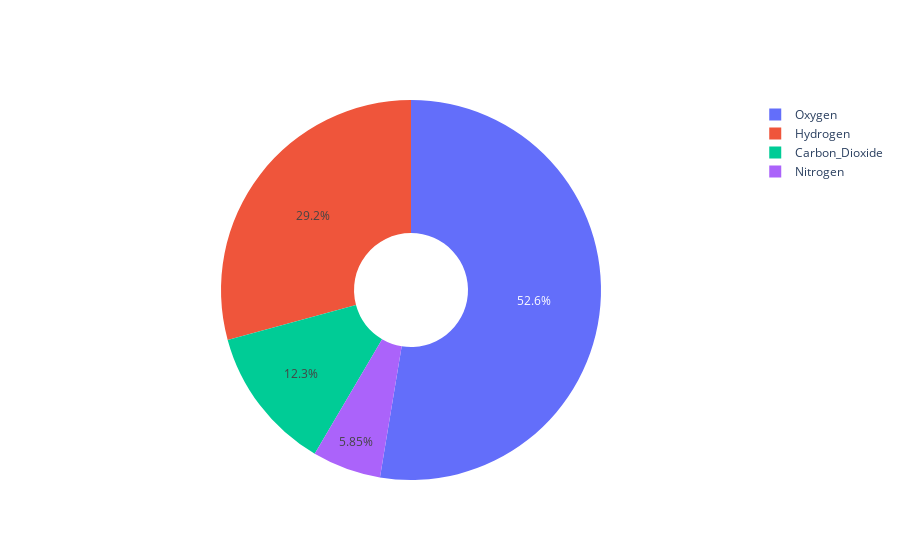

This figure's notebook cell:
### Code cell
import plotly.graph_objects as go

labels = ['Oxygen','Hydrogen','Carbon_Dioxide','Nitrogen']
values = [4500, 2500, 1053, 500]

# Use `hole` to create a donut-like pie chart
fig = go.Figure(data=[go.Pie(labels=labels, values=values, hole=.3)])
fig.show()

### Figure 1 — Plotly figure (JSON) as saved in the notebook; plotly's stock layout.template omitted (floating-point values rounded to 4 significant figures)
{"data": [{"hole": 0.3, "labels": ["Oxygen", "Hydrogen", "Carbon_Dioxide", "Nitrogen"], "type": "pie", "values": [4500, 2500, 1053, 500]}], "layout": {}}
